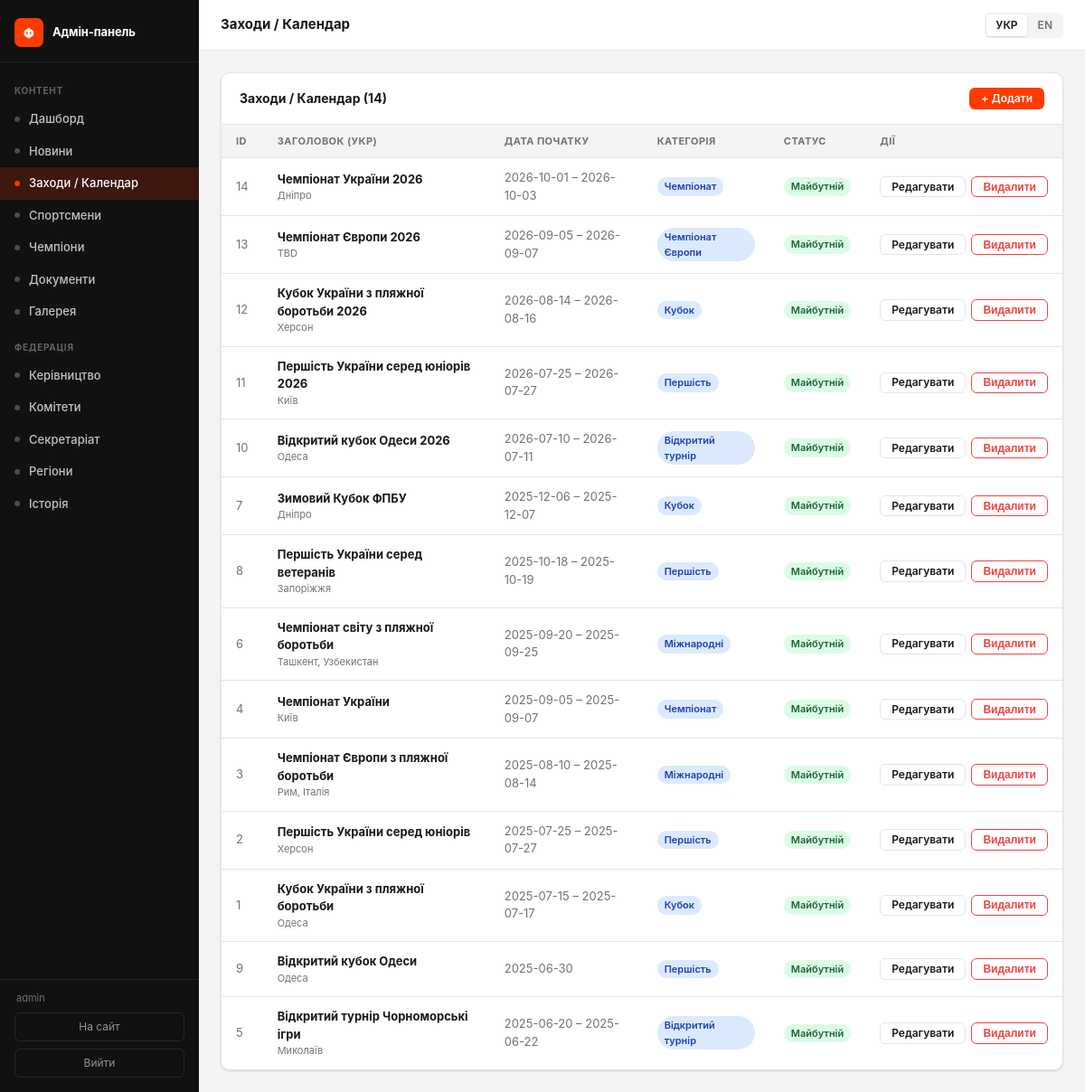
Screenshot of /admin/events (signed in) with the database file from the repository.
### tables this page shows
CREATE TABLE events (
        id INTEGER PRIMARY KEY AUTOINCREMENT,
        title TEXT NOT NULL,
        location TEXT,
        start_date TEXT NOT NULL,
        end_date TEXT,
        category TEXT DEFAULT 'Змагання',
        status TEXT DEFAULT 'upcoming',
        description TEXT
    , title_en TEXT, description_en TEXT, year INTEGER, pdf_regulations TEXT, pdf_program TEXT, pdf_protocols TEXT, location_en TEXT, category_en TEXT);

### admin.py (the view)
@admin_bp.route('/events')
@require_admin
def events_list():
    conn = db.get_db()
    items = conn.execute("SELECT * FROM events ORDER BY start_date DESC").fetchall()
    conn.close()
    return render_template('admin/events_list.html', items=items)

### admin.py (called while the page is built)
def _lang():
    return session.get('admin_lang', 'uk')

def require_admin(f):
    @functools.wraps(f)
    def decorated(*args, **kwargs):
        if not session.get('admin_logged_in'):
            return redirect(url_for('admin.login'))
        return f(*args, **kwargs)
    return decorated

@admin_bp.context_processor
def _ctx():
    lang = _lang()
    return {
        'admin_lang': lang,
        'L': _L[lang],
        'admin_user': session.get('admin_username', ''),
        'req_endpoint': request.endpoint or '',
    }

### app.py (called while the page is built)
@app.before_request
def set_language():
    if request.path == '/' and request.cookies.get('lang') == 'en':
        return redirect('/en/', 302)
    if not getattr(g, 'lang', None):
        lang = request.cookies.get('lang', 'uk')
        g.lang = lang if lang in SUPPORTED_LANGS else 'uk'
        g.t    = make_t(g.lang)

@app.context_processor
def inject_globals():
    lang = getattr(g, 'lang', 'uk')
    path = request.path
    qs = ('?' + request.query_string.decode('utf-8', 'replace')) if request.query_string else ''
    suffix = path[3:] if path.startswith('/en') else path
    if not suffix:
        suffix = '/'
    lp = '/en' if lang == 'en' else ''
    return {
        'current_year': datetime.today().year,
        'lang': lang,
        't': getattr(g, 't', make_t('uk')),
        'icon': _icon,
        'lp': lp,
        'lp_uk': suffix + qs,
        'lp_en': '/en' + suffix + qs,
    }

def _fix_text_node(text):
    text = _PREP_RE.sub(lambda m: m.group(1) + ' ', text)
    text = _YEAR_RE.sub(r'\1 \2', text)
    return text

### db.py (called while the page is built)
def get_db():
    conn = sqlite3.connect(DB_PATH)
    conn.row_factory = sqlite3.Row
    conn.execute("PRAGMA journal_mode=WAL")
    return conn

### translations.py (called while the page is built)
def make_t(lang):
    d = TRANSLATIONS.get(lang, UK)
    def t(key):
        return d.get(key, UK.get(key, key))
    return t

### templates/admin/events_list.html (shortened to what this page needs)
{% extends "admin/base.html" %}
{% block page_title %}{{ L.events }}{% endblock %}
{% block content %}
<div class="a-card">
  <div class="a-card-header">
    <div class="a-card-title">{{ L.events }} ({{ items|length }})</div>
    <a class="btn btn-primary btn-sm" href="/admin/events/new">+ {{ L.add }}</a>
  </div>
  {% if items %}
  <table class="a-table">
    <thead>
      <tr>
        <th>{{ L.id }}</th>
        <th>{{ L.title_uk }}</th>
        <th>{{ L.start_date }}</th>
        <th>{{ L.category }}</th>
        <th>{{ L.status }}</th>
        <th>{{ L.actions }}</th>
      </tr>
    </thead>
    <tbody>
      {% for item in items %}
      <tr>
        <td class="muted">{{ item.id }}</td>
        <td>
          <strong>{{ item.title }}</strong>
          {% if item.location %}<div class="muted" style="font-size:11px;">{{ item.location }}</div>{% endif %}
        </td>
        <td class="muted">{{ item.start_date[:10] }}{% if item.end_date and item.end_date != item.start_date %} – {{ item.end_date[:10] }}{% endif %}</td>
        <td><span class="badge badge-blue">{{ item.category }}</span></td>
        <td>
          {% if item.status == 'upcoming' %}
            <span class="badge badge-green">{{ 'Майбутній' if admin_lang == 'uk' else 'Upcoming' }}</span>
          {% else %}
            <span class="badge badge-gray">{{ 'Минулий' if admin_lang == 'uk' else 'Past' }}</span>
          {% endif %}
        </td>
        <td>
          <div class="a-actions">
            <a class="btn btn-ghost btn-sm" href="/admin/events/{{ item.id }}/edit">{{ L.edit }}</a>
            <form method="post" action="/admin/events/{{ item.id }}/delete" style="display:inline;"
                  onsubmit="return confirm('{{ L.confirm_delete }}')">
              <button class="btn btn-sm" style="color:var(--danger);border-color:currentColor;background:transparent;" type="submit">{{ L.delete }}</button>
            </form>
          </div>
        </td>
      </tr>
      {% endfor %}
    </tbody>
  </table>
  {% else %}
  <div class="a-empty">{{ 'Заходів ще немає' if admin_lang == 'uk' else 'No events yet' }}</div>
  {% endif %}
</div>
{% endblock %}

### static/css/admin.css (style rules this page uses)
*, *::before, *::after { box-sizing: border-box; margin: 0; padding: 0; }
:root { --brand: #FF3B00; --brand-hover: #e03200; --sidebar-w: 220px; --sidebar-bg: #111; --sidebar-text: rgba(255,255,255,.75); --sidebar-active: #FF3B00; --bg: #f4f4f5; --surface: #fff; --border: #e4e4e7; --text: #18181b; --muted: #71717a; --radius: 10px; --danger: #ef4444; --success: #22c55e; --shadow: 0 1px 3px rgba(0,0,0,.08), 0 1px 2px rgba(0,0,0,.06); }
html, body { height: 100%; }
body { font-family: -apple-system, BlinkMacSystemFont, 'Segoe UI', Helvetica, Arial, sans-serif; font-size: 14px; line-height: 1.5; color: var(--text); background: var(--bg); }
.a-card { background: var(--surface); border: 1px solid var(--border); border-radius: var(--radius); box-shadow: var(--shadow); overflow: hidden; }
.a-card-header { padding: 1rem 1.25rem; border-bottom: 1px solid var(--border); display: flex; align-items: center; gap: .75rem; }
.a-card-title { font-size: 14px; font-weight: 700; flex: 1; }
.a-table { width: 100%; border-collapse: collapse; font-size: 13px; }
.a-table th { text-align: left; padding: .625rem 1rem; font-size: 11px; font-weight: 700; letter-spacing: .04em; text-transform: uppercase; color: var(--muted); background: var(--bg); border-bottom: 1px solid var(--border); }
.a-table td { padding: .75rem 1rem; border-bottom: 1px solid var(--border); vertical-align: middle; }
.a-table tr:last-child td { border-bottom: none; }
.a-table .muted { color: var(--muted); }
.a-table .a-actions { display: flex; gap: .375rem; align-items: center; }
.badge { display: inline-flex; align-items: center; padding: 2px 8px; border-radius: 100px; font-size: 11px; font-weight: 600; line-height: 1.5; }
.badge-green { background: #dcfce7; color: #166534; }
.badge-blue { background: #dbeafe; color: #1e40af; }
.btn { display: inline-flex; align-items: center; gap: .375rem; padding: .5rem 1rem; border-radius: 8px; font-size: 13px; font-weight: 600; cursor: pointer; border: 1px solid transparent; text-decoration: none; transition: all .15s; line-height: 1; }
.btn-primary { background: var(--brand); color: #fff; }
.btn-ghost { background: transparent; color: var(--text); border-color: var(--border); }
.btn-sm { padding: .3rem .75rem; font-size: 12px; border-radius: 6px; }

### rows the page displays
events: id "14", title "Чемпіонат України 2026", location "Дніпро", start_date "2026-10-01", end_date "2026-10-03", category "Чемпіонат", value "Майбутній", edit "Редагувати", delete "Видалити"
events: id "13", title "Чемпіонат Європи 2026", location "TBD", start_date "2026-09-05", end_date "2026-09-07", category "Чемпіонат Європи", value "Майбутній", edit "Редагувати", delete "Видалити"
events: id "12", title "Кубок України з пляжної боротьби 2026", location "Херсон", start_date "2026-08-14", end_date "2026-08-16", category "Кубок", value "Майбутній", edit "Редагувати", delete "Видалити"
events: id "11", title "Першість України серед юніорів 2026", location "Київ", start_date "2026-07-25", end_date "2026-07-27", category "Першість", value "Майбутній", edit "Редагувати", delete "Видалити"
events: id "10", title "Відкритий кубок Одеси 2026", location "Одеса", start_date "2026-07-10", end_date "2026-07-11", category "Відкритий турнір", value "Майбутній", edit "Редагувати", delete "Видалити"
events: id "7", title "Зимовий Кубок ФПБУ", location "Дніпро", start_date "2025-12-06", end_date "2025-12-07", category "Кубок", value "Майбутній", edit "Редагувати", delete "Видалити"
events: id "8", title "Першість України серед ветеранів", location "Запоріжжя", start_date "2025-10-18", end_date "2025-10-19", category "Першість", value "Майбутній", edit "Редагувати", delete "Видалити"
events: id "6", title "Чемпіонат світу з пляжної боротьби", location "Ташкент, Узбекистан", start_date "2025-09-20", end_date "2025-09-25", category "Міжнародні", value "Майбутній", edit "Редагувати", delete "Видалити"
events: id "4", title "Чемпіонат України", location "Київ", start_date "2025-09-05", end_date "2025-09-07", category "Чемпіонат", value "Майбутній", edit "Редагувати", delete "Видалити"
events: id "3", title "Чемпіонат Європи з пляжної боротьби", location "Рим, Італія", start_date "2025-08-10", end_date "2025-08-14", category "Міжнародні", value "Майбутній", edit "Редагувати", delete "Видалити"
events: id "2", title "Першість України серед юніорів", location "Херсон", start_date "2025-07-25", end_date "2025-07-27", category "Першість", value "Майбутній", edit "Редагувати", delete "Видалити"
events: id "1", title "Кубок України з пляжної боротьби", location "Одеса", start_date "2025-07-15", end_date "2025-07-17", category "Кубок", value "Майбутній", edit "Редагувати", delete "Видалити"
events: id "9", title "Відкритий кубок Одеси", location "Одеса", start_date "2025-06-30", category "Першість", value "Майбутній", edit "Редагувати", delete "Видалити"
events: id "5", title "Відкритий турнір Чорноморські ігри", location "Миколаїв", start_date "2025-06-20", end_date "2025-06-22", category "Відкритий турнір", value "Майбутній", edit "Редагувати", delete "Видалити"

### other values shown
{{ L.admin_panel }} "Адмін-панель"
{{ 'Контент' if admin_lang == 'uk' else 'Content' }} "КОНТЕНТ"
{{ L.dashboard }} "Дашборд"
{{ L.news }} "Новини"
{{ L.events }} "Заходи / Календар"
{{ L.athletes }} "Спортсмени"
{{ L.champions }} "Чемпіони"
{{ L.documents }} "Документи"
{{ L.gallery }} "Галерея"
{{ 'Федерація' if admin_lang == 'uk' else 'Federation' }} "ФЕДЕРАЦІЯ"
{{ L.leadership }} "Керівництво"
{{ L.committees }} "Комітети"
{{ L.secretariat }} "Секретаріат"
{{ L.regions }} "Регіони"
{{ L.history }} "Історія"
